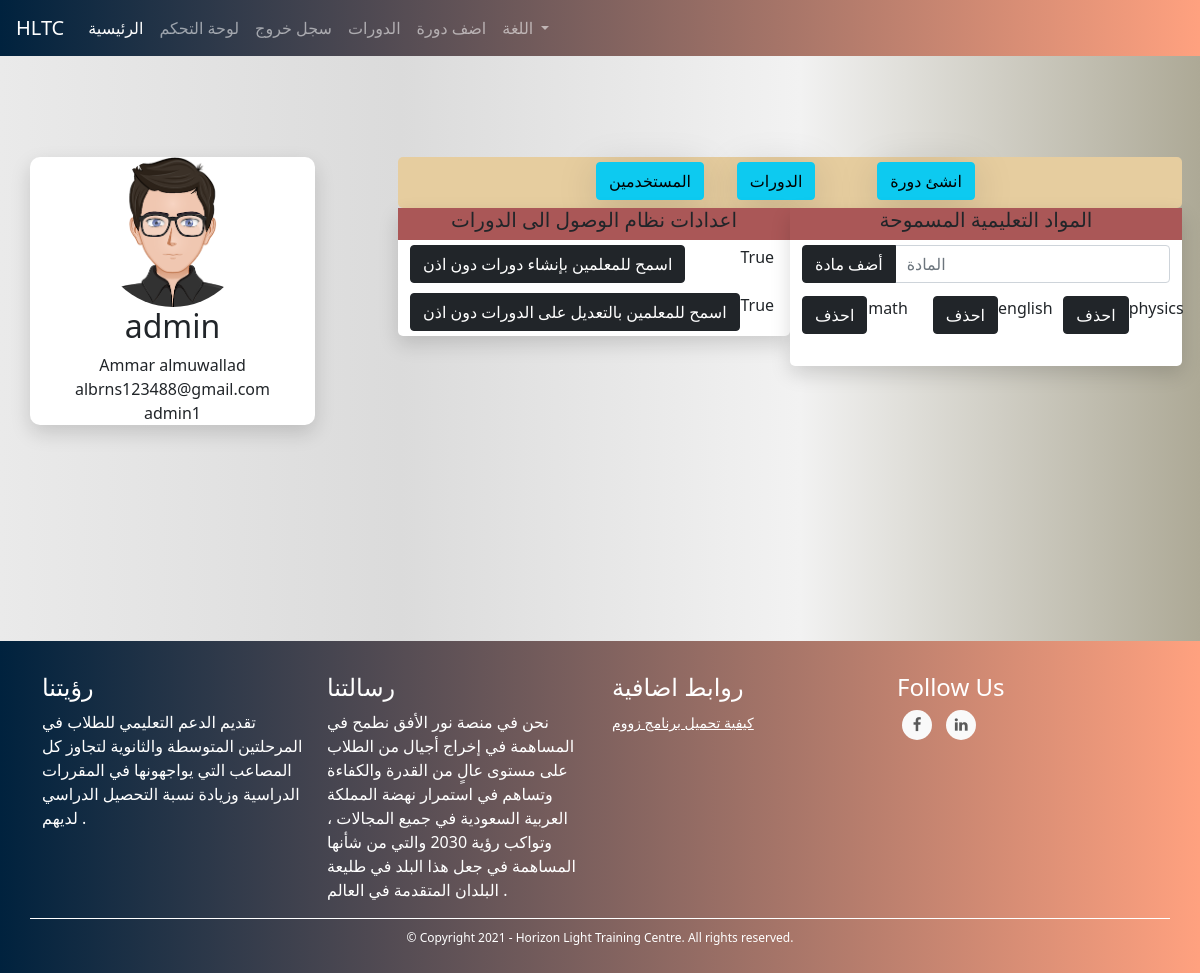
The page /admins/control-panel (signed in) on the database its author committed.
### TUTOR/models.py (models this page shows, shortened)
class UserModel(db.Model, UserMixin):
    id = db.Column(db.Integer, primary_key=True)
    first_name = db.Column(db.String(128), nullable=False)
    last_name = db.Column(db.String(128), nullable=False)
    username = db.Column(db.String(20), unique=True, nullable=False)
    email = db.Column(db.String(256), unique=True, nullable=False)
    password = db.Column(db.String(255), nullable=False)
    user_type = db.Column(db.String(30), nullable=False)
    _gender = db.Column(db.Boolean, nullable=False, default=True)
    email_confirmation_code = db.Column(db.String(5), nullable=True)
    is_confirmed = db.Column(db.Boolean, nullable=False, default=False)
    creation_date = db.Column(db.DateTime, nullable=False, default=datetime.utcnow)
    admin_data_model = db.relationship('AdminDataModel', backref='user', uselist=False)
    tutor_data_model = db.relationship('TutorDataModel', backref='user', uselist=False)
    student_data_model = db.relationship('StudentDataModel', backref='user', uselist=False)
    @property
    def full_name(self):
        return self.first_name + " " + self.last_name

class SiteSettingsModel(db.Model):
    id = db.Column(db.Integer, primary_key=True)
    _settings = db.Column(db.String(), nullable=True) # '{"setting_name": {"setting_type": ..., "setting_value": ....}, ....}'
    @property
    def allow_tutors_to_edit_courses(self):
        return self.settings["allow_tutors_to_edit_courses"]
    @property
    def allow_tutors_to_create_courses(self):
        return self.settings["allow_tutors_to_create_courses"]
    @property
    def subjects(self):
        return self.settings["subjects"]
    @property
    def settings(self):
        return json.loads(self._settings)
    @classmethod
    def instance(cls):
        return cls.query.get(1)

### TUTOR/ADMINISTRATION/routes.py (the view)
@admins_blueprint.route("/admins/control-panel", methods=["GET", "POST"])
@login_required(ADMIN_TYPES)
def control_panel():
    return render_template('admins/new_control_panel.html', value=request.args.get("value"))

### TUTOR/ADMINISTRATION/routes.py (called while the page is built)
@admins_blueprint.context_processor
def utility_processor():
    return dict(get_language_text=LngObj.get_language_text, get_current_page_language_list=LngObj.get_current_page_language_list, languages=LANGUAGES, admin_types=ADMIN_TYPES, settings=SiteSettingsModel.instance())

### TUTOR/models.py (called while the page is built)
@login_manager.user_loader
def load_user(user_id):
    return UserModel.query.get(int(user_id))

### TUTOR/utils/utils.py (called while the page is built)
def login_required(roles=[]):
	def wrapper(fn):
		@wraps(fn)
		def decorated_view(*args, **kwargs):
			if request.method in EXEMPT_METHODS:
				return fn(*args, **kwargs)
			elif current_app.login_manager._login_disabled:
				return fn(*args, **kwargs)
			elif not current_user.is_authenticated:
				return current_app.login_manager.unauthorized()
			role = current_user.user_type
			if ( (role not in roles) and (roles != []) ):
				return current_app.login_manager.unauthorized()
			return fn(*args, **kwargs)
		return decorated_view
	return wrapper

### TUTOR/templates/admins/new_control_panel.html (shortened to what this page needs)
{% extends "template.html" %}
{% block content %}
<link rel="stylesheet" href="{{ url_for('static', filename='css/admins/control_panel.css') }}">
<div class="container parent-cont">
    <div class="row justify-content-center my-row">
        <div class="col-sm-7 my-col">
        </div>
    </div>
    <div class="row justify-content-between parent-row align-items-start">
    <div class="col-lg-3 profile-col mb-3">
        <div class="row profile-image-row justify-content-center">
            <div class="col-12 profile-image-col">
               <center><img src="{{ url_for('static', filename='images/male_student.png') }}" alt="Admin" class="rounded-circle" width="150"></center>
            </div>
            <div class="col-12 profile-image-col">
                <center><h2>{{current_user.username}}</h2></center>
             </div>
             <div class="col-12 profile-image-col">
                <center>{{current_user.full_name}}</center>
             </div>
             <div class="col-12 profile-image-col">
                <center>{{current_user.email}}</center>
             </div>
             <div class="col-12 profile-image-col">
                <center>{{current_user.user_type}}</center>
             </div>
        </div>
</div>
<div class="col-lg-8 settings-col ">
    <div class="row my-row links-bar justify-content-center">
        <div class='col-md-2 link-col mb-2 bar-button-col'>
            <a href="{{ url_for('admins_blueprint.users_list_view') }}"><button type="button" class="btn btn-info bar-button">المستخدمين</button></a>
        </div>
        <div class='col-md-2 link-col mb-2 bar-button-col'>
            <a href="{{ url_for('courses_blueprint.courses') }}"><button type="button" class="btn btn-info  bar-button">الدورات</button></a>
        </div>
        <div class='col-md-2 link-col mb-2 bar-button-col'>
            <a href="{{ url_for('admins_blueprint.add_course') }}"><button type="button" class="btn btn-info  bar-button">انشئ دورة</button></a>
    </div>
    </div>
    <div class="row my-row settings-row align-items-start">
        <div class="col-md-6 my-col setting-col mb-2">
            <div class="row my-row justify-content-center">
                <div class="col-md-12 setting-title-col">
                    <center><h5>اعدادات نظام الوصول الى الدورات</h5></center>
                </div>
            </div>
            <div class="row my-row justify-content-center">
                <div class="col-md-12 setting-content-col ">
                    <div class="row my-row">
                        <div class="col-xl-10 col-md-12 margined-item">
                            <a href="{{ url_for('admins_blueprint.change_site_settings', setting='allow_tutors_to_create_courses') }}"><button type="button" class="btn btn-dark">اسمح للمعلمين بإنشاء دورات دون اذن</button></a>
                        </div>
                        <div class="col-xl-2 col-md-12 margined-item">
                            <center>{{settings.allow_tutors_to_create_courses.setting_value}}</center>
                        </div>
                    </div>
                    <div class="row my-row">
                        <div class="col-xl-10 col-md-12 margined-item">
                            <a href="{{ url_for('admins_blueprint.change_site_settings', setting='allow_tutors_to_edit_courses') }}"><button type="button" class="btn btn-dark">اسمح للمعلمين بالتعديل على الدورات دون اذن</button></a>
                        </div>
                        <div class="col-xl-2 col-md-12 margined-item">
                            <center>{{settings.allow_tutors_to_edit_courses.setting_value}}</center>
                        </div>
                    </div>
                </div>
            </div>
        </div>
        <div class="col-md-6 my-col setting-col mb-2">
            <div class="row my-row justify-content-center">
                <div class="col-md-12 setting-title-col">
                    <center><h5>المواد التعليمية المسموحة</h5></center>
                </div>
            </div>
            <div class="row my-row justify-content-center">
                <div class="col-md-12 setting-content-col">
                    <div class="row my-row justify-content-center">
                        <div class="col-md-12 mb-2">
                            <div class="input-group margined-item">
                                <div class="input-group-prepend">
                                  <button class="btn btn-dark " type="button" id="add-subject">أضف مادة</button>
                                </div>
                                <input type="text" class="form-control" placeholder="المادة" aria-label="" aria-describedby="basic-addon1" id="subject-text">
                              </div>
                        </div>
                        <div class="col-md-12 mb-3">
                            <div class="row my-row">
                                {% for subject in settings.subjects.setting_value %}
                                <div class="col-xl-2 mb-3">
                                    <a href="{{ url_for('admins_blueprint.change_site_settings', setting='subjects', change_action_name='remove', value=subject) }}"><button class="btn btn-dark">احذف</button></a>
                                </div>
                                <div class="col-xl-2 align-self-top mb-3">
                                    <center>{{ subject }} </center>
                                </div>
                                {% endfor %}
                            </div>
                    </div>
                </div>
                </div>
            </div>
        </div>
    </div>
</div>
</div>
</div>
{% endblock %}

### TUTOR/static/css/global.css (style rules this page uses)
body { background: #ADA996; background: -webkit-linear-gradient(to right, #EAEAEA, #DBDBDB, #F2F2F2, #ADA996); background: linear-gradient(to right, #EAEAEA, #DBDBDB, #F2F2F2, #ADA996); }

### TUTOR/static/css/admins/control_panel.css (style rules this page uses)
.parent-cont { margin-top: 100px; margin-bottom: 200px; }
.profile-col { border-radius: 10px; background-color: white; -webkit-box-shadow: 0px 8px 20px 0px rgba(0, 0, 0, 0.15); -moz-box-shadow: 0px 8px 20px 0px rgba(0, 0, 0, 0.15); box-shadow: 0px 8px 20px 0px rgba(0, 0, 0, 0.15); }
.settings-col { padding: 0; margin-left: 0px; margin-right: 0px; }
.setting-title-col { background-color: rgb(170, 87, 87); }
.setting-col { border-radius: 5px; background-color: white; -webkit-box-shadow: 0px 8px 20px 0px rgba(0, 0, 0, 0.15); -moz-box-shadow: 0px 8px 20px 0px rgba(0, 0, 0, 0.15); box-shadow: 0px 8px 20px 0px rgba(0, 0, 0, 0.15); }
.bar-button-col { margin: 5px; }
.margined-item { margin: 5px 0px 5px 0px; }
.bar-button { -webkit-box-shadow: 0px 8px 40px 0px rgba(0, 0, 0, 0.15); -moz-box-shadow: 0px 8px 40px 0px rgba(0, 0, 0, 0.15); box-shadow: 0px 8px 40px 0px rgba(0, 0, 0, 0.15); }
.links-bar { border-radius: 5px; background-color: rgb(230, 205, 159); }

### rows shown on the page
UserModel: username "admin", full_name "Ammar almuwallad", email "albrns123488@gmail.com", user_type "admin1"
SiteSettingsModel: allow_tutors_to_create_courses.setting_value "True", allow_tutors_to_edit_courses.setting_value "True"

### other values the page prints
{{ subject }} "math" "english" "physics"
